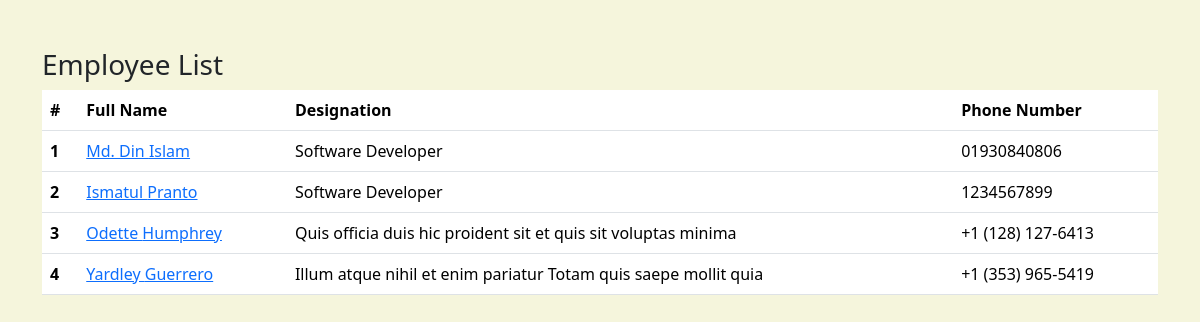
The page / on the database its author committed.
### employees/models.py (models this page shows, shortened)
class Employee(models.Model):
    first_name = models.CharField(max_length = 100)
    last_name = models.CharField(max_length = 100)
    photo = models.ImageField(upload_to = 'images')
    designation = models.CharField(max_length = 100)
    phone_number = models.CharField(max_length = 20, blank = True)
    email_address = models.EmailField(max_length = 100, unique = True)
    created_at = models.DateTimeField(auto_now_add = True)
    updated_at = models.DateTimeField(auto_now = True)

### myfirstsite/views.py (the view)
# urls.py: 2. Add a URL to urlpatterns:  path('', views.home, name='home')
def home(request):
        employee = Employee.objects.all()
        context = {
                'employee' : employee,
        }
        return render(request, "home.html", context)

### templates/home.html (shortened to what this page needs)
{% load static %}
<!DOCTYPE html>
<html lang="en">
<head>
    <link href="https://cdn.jsdelivr.net/npm/bootstrap@5.3.8/dist/css/bootstrap.min.css" rel="stylesheet"
>
    <link rel="stylesheet" href="{% static 'css/style.css'%}">
</head>
<body>
    <div class="container pt-5">
        <h3>Employee List</h3>
        <table class="table">
            <thead>
                <tr>
                    <th scope="col">#</th>
                    <th scope="col">Full Name</th>
                    <th scope="col">Designation</th>
                    <th scope="col">Phone Number</th>
                </tr>
            </thead>
            <tbody>
                {% for emp in employee %}
                <tr>
                    <th> {{ forloop.counter }} </th>
                    <td><a href="{% url 'employee_detail_page' emp.id %}">{{ emp.first_name }} {{ emp.last_name }}</a>
                    </td>
                    <td>{{emp.designation}}</td>
                    <td> {{ emp.phone_number }} </td>
                </tr>
                {% endfor %}
            </tbody>
        </table>
    </div>
</body>
</html>

### myfirstsite/static/css/style.css (style rules this page uses)
body { background-color: beige; }

### rows shown on the page
Employee: first_name "Md. Din", last_name "Islam", designation "Software Developer", phone_number "01930840806"
Employee: first_name "Ismatul", last_name "Pranto", designation "Software Developer", phone_number "1234567899"
Employee: first_name "Odette", last_name "Humphrey", designation "Quis officia duis hic proident sit et quis sit voluptas minima", phone_number "+1 (128) 127-6413"
Employee: first_name "Yardley", last_name "Guerrero", designation "Illum atque nihil et enim pariatur Totam quis saepe mollit quia", phone_number "+1 (353) 965-5419"
